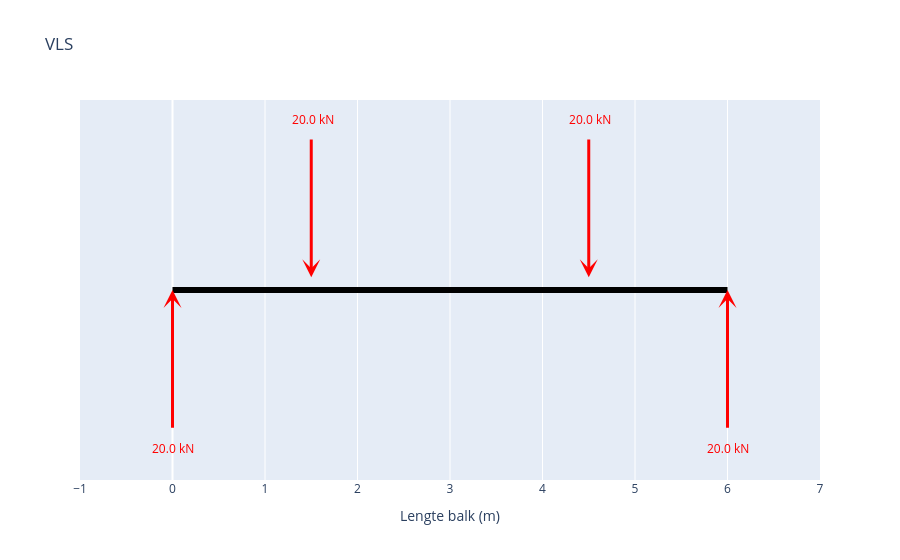

The code cell stored with this chart in its notebook:
### Markdown cell above
## Vrij-Lichaam-Schema

### Code cell
fig_vls = maak_vls_plotly()
fig_vls.show()

### Figure 1 — Plotly figure (JSON) as saved in the notebook; plotly's stock layout.template omitted (floating-point values rounded to 4 significant figures)
{"data": [{"hoverinfo": "skip", "line": {"color": "black", "width": 6}, "mode": "lines", "type": "scatter", "x": [0, 6], "y": [0, 0]}], "layout": {"annotations": [{"arrowcolor": "red", "arrowhead": 3, "arrowsize": 1, "arrowwidth": 3, "ax": 1.5, "axref": "x", "ay": 1.2, "ayref": "y", "showarrow": true, "text": "", "x": 1.5, "xref": "x", "y": 0.1, "yref": "y"}, {"font": {"color": "red"}, "showarrow": false, "text": " 20.0 kN", "x": 1.5, "y": 1.35}, {"arrowcolor": "red", "arrowhead": 3, "arrowsize": 1, "arrowwidth": 3, "ax": 4.5, "axref": "x", "ay": 1.2, "ayref": "y", "showarrow": true, "text": "", "x": 4.5, "xref": "x", "y": 0.1, "yref": "y"}, {"font": {"color": "red"}, "showarrow": false, "text": " 20.0 kN", "x": 4.5, "y": 1.35}, {"arrowcolor": "red", "arrowhead": 3, "arrowsize": 1, "arrowwidth": 3, "ax": 0, "axref": "x", "ay": -1.1, "ayref": "y", "showarrow": true, "text": "", "x": 0, "xref": "x", "y": 0, "yref": "y"}, {"font": {"color": "red"}, "showarrow": false, "text": "20.0 kN", "x": 0, "y": -1.25}, {"arrowcolor": "red", "arrowhead": 3, "arrowsize": 1, "arrowwidth": 3, "ax": 6, "axref": "x", "ay": -1.1, "ayref": "y", "showarrow": true, "text": "", "x": 6, "xref": "x", "y": 0, "yref": "y"}, {"font": {"color": "red"}, "showarrow": false, "text": "20.0 kN", "x": 6, "y": -1.25}], "autosize": true, "showlegend": false, "title": {"text": "VLS"}, "xaxis": {"autorange": false, "dtick": 1, "range": [-1, 7], "title": {"text": "Lengte balk (m)"}, "type": "linear"}, "yaxis": {"autorange": false, "range": [-1.5, 1.5], "showgrid": false, "showticklabels": false, "title": {}, "type": "linear", "zeroline": false}}}
